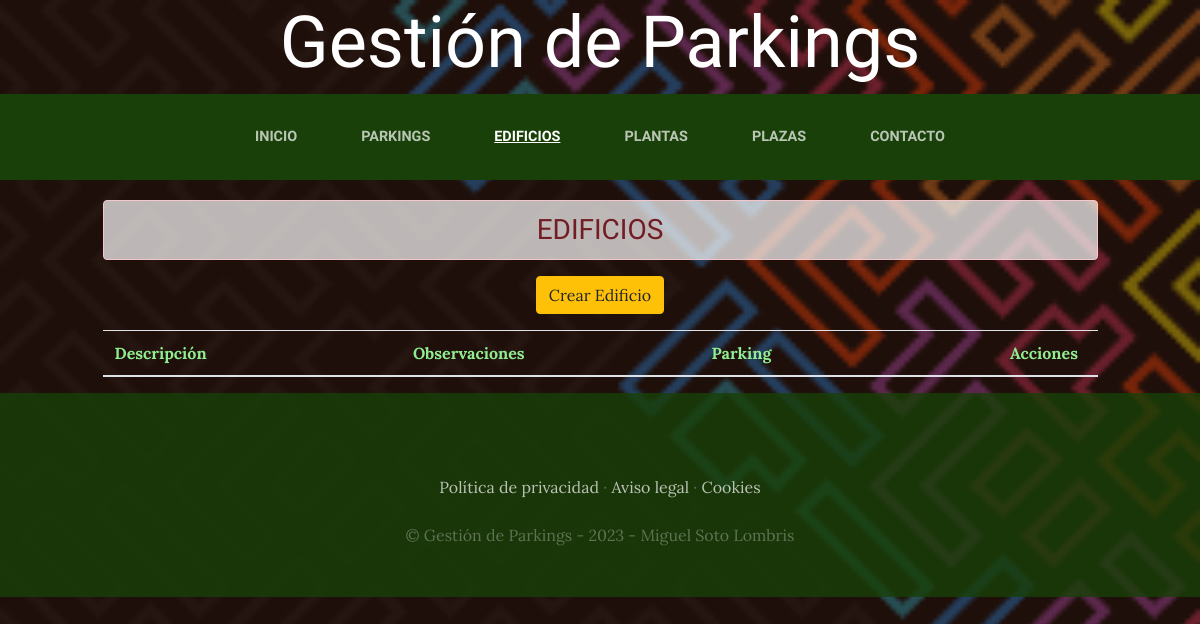
The page /edificios/ on the database as committed earlier.
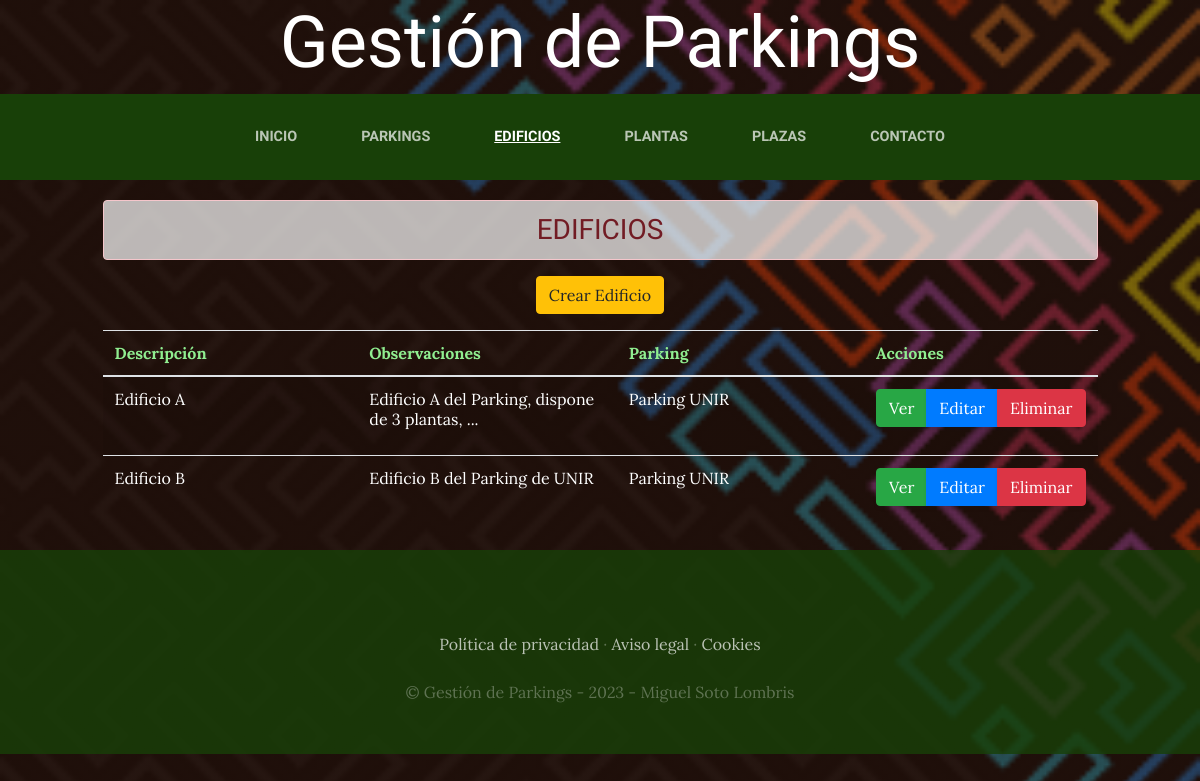
The same page on the database as committed later.
### edificios/models.py (models this page shows, shortened)
class Edificio(models.Model):
    descripcion=models.CharField(max_length=50)
    observaciones=models.TextField(max_length=300, null=True, blank=True)
    created=models.DateTimeField(auto_now_add=True)
    updated=models.DateTimeField(auto_now_add=True)
    id_parking=models.ForeignKey(Parking, on_delete=models.CASCADE)
    class Meta:
        verbose_name='edificio'
        verbose_name_plural='edificios'

### parkings/models.py (models this page shows)
class Parking(models.Model):
    descripcion=models.CharField(max_length=50)
    ubicacion=models.CharField(max_length=100)
    cubierto=models.BooleanField(default=True)
    num_plazas_grandes=models.IntegerField()
    num_plazas_peq=models.IntegerField()
    num_plazas_discap=models.IntegerField()
    created=models.DateTimeField(auto_now_add=True)
    updated=models.DateTimeField(auto_now_add=True)
    class Meta:
        verbose_name='parking'
        verbose_name_plural='parkings'
    def __str__(self):
        return self.descripcion

### edificios/views.py (the view)
# urls.py: path('', EdificioListado.as_view(template_name = "edificios/index_edificio.html"), name='ListarEdificio'),
class EdificioListado(ListView):
    model = Edificio # Llamo a la clase 'Edificio' que se encuentra en el archivo 'models.py'

### edificios/templates/edificios/index_edificio.html (shortened to what this page needs)
{% extends "ParkingLotApp/base.html" %}
{% load static %}
{% block content %}
<div calss="container" style="padding-top: 10px;">
  <div class="row">
    <div class="col-lg-1">&nbsp;</div>
    <div class="col-lg-10 text-center text-uppercase"><h3 class="alert alert-danger text-center" style="background-color: rgba(255,255,255, 0.7); margin-top:10px;">Edificios</h3></div>
    <div class="col-lg-1">&nbsp;</div>
  </div>
  <div class="row">
    <div class="col-lg-1">&nbsp;</div>
    <div class="col-lg-10">
      <div class="btn_crear mb-3 text-center" style="margin:auto;">
          <a href="CrearEdificio" type="button" class="btn btn-warning">Crear Edificio</a>
      </div>
      <table class="table table-striped table-hover">
          <thead>
              <tr style="color:lightgreen;">
                  <th width="30%">Descripción</th>
                  <th width="30%">Observaciones</th>
                  <th width="30%">Parking</th>
                  <th>Acciones</th>
              </tr>
          </thead>
          <tbody>
              {% for edificio in object_list %}
                <tr style="color:white;">
                  <td>{{ edificio.descripcion }}</td>
                  <td>{{ edificio.observaciones }}</td>
                  <td>{{ edificio.id_parking }}</td>
                  <td>
                    <form method="POST" action="ElminarEdificio/{{edificio.id}}">
                      <div class="btn-group">
                        <a href="DetalleEdificio/{{edificio.id}}" title="Ver" type="button" class="btn btn-success">Ver </a>
                        <a href="ActualizarEdificio/{{edificio.id}}" title="Editar" type="button" class="btn btn-primary">Editar </a>
                        <button class="btn btn-danger" onclick="return eliminar();" type="submit">
                          Eliminar
                        </button>
                      </div>
                    </form>
                  </td>
                </tr>
              {% endfor %}
              </tbody>
      </table>
    </div>
    <div class="col-lg-1">&nbsp;</div>
  </div>
</div>
{% endblock %}

Rows that differ between the two databases and show on the page:
added Edificio: descripcion "Edificio A", observaciones "Edificio A del Parking, dispone de 3 plantas, ...", id_parking "Parking UNIR"
added Edificio: descripcion "Edificio B", observaciones "Edificio B del Parking de UNIR", id_parking "Parking UNIR"
